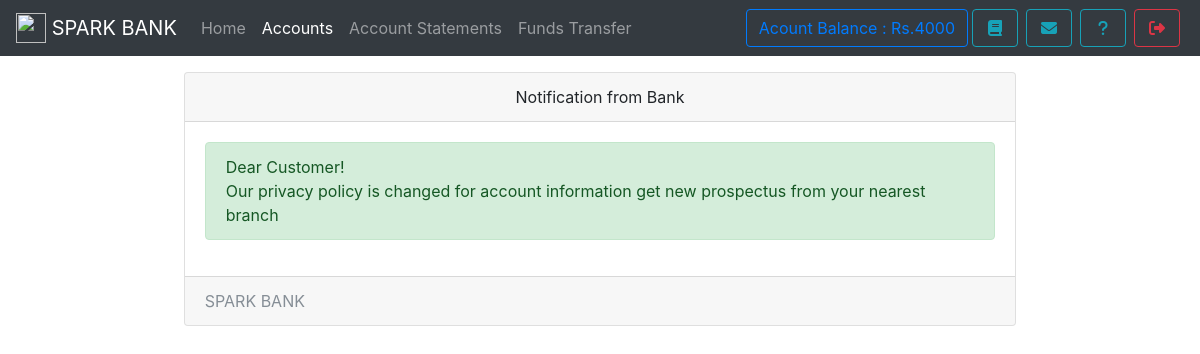
Screenshot of /notice.php (signed in) with the database file from the repository.
### tables this page shows
CREATE TABLE `useraccounts` (
  `id` int(11) NOT NULL,
  `email` text NOT NULL,
  `password` text NOT NULL,
  `name` varchar(111) NOT NULL,
  `balance` varchar(111) NOT NULL,
  `cnic` varchar(111) NOT NULL,
  `number` varchar(111) NOT NULL,
  `city` varchar(111) NOT NULL,
  `address` varchar(111) NOT NULL,
  `source` varchar(111) NOT NULL,
  `accountNo` varchar(111) NOT NULL,
  `branch` varchar(111) NOT NULL,
  `accountType` varchar(111) NOT NULL,
  `date` timestamp NOT NULL DEFAULT current_timestamp()
);

CREATE TABLE `notice` (
  `id` int(11) NOT NULL,
  `userId` varchar(111) NOT NULL,
  `notice` text NOT NULL,
  `date` timestamp NOT NULL DEFAULT current_timestamp()
);

### db.php (called while the page is built, shortened)
<?php
    $con = new mysqli('localhost','root','','mybank');
    $uid = '';
    if(isset($_SESSION['userId']))
    $uid = $_SESSION['userId'];
    if(!empty($uid)){
      $ar = $con->query("select * from userAccounts,branch where id = '{$uid}' AND userAccounts.branch = branch.branchId");
      $userData = $ar->fetch_assoc();
    }
?>

### notice.php (the view, shortened to what this page needs)
<!DOCTYPE html>
<html>
<head>
  <?php require 'assets/autoloader.php'; ?>
  <?php require 'assets/db.php'; ?>
  <?php require 'assets/function.php'; ?>
</head>
<body style="background-size: 100%" class="bg-gradient-seconday">
<nav class="navbar navbar-expand-lg navbar-dark bg-dark fixed-top">
 <a class="navbar-brand" href="#">
    <img src="images/logo.png" style="object-fit:cover;object-position:center center" width="30" height="30" class="d-inline-block align-top" alt="">
   <?php echo bankname; ?>
  </a>
  <div class="collapse navbar-collapse" id="navbarSupportedContent">
    <ul class="navbar-nav mr-auto">
      <li class="nav-item ">
        <a class="nav-link " href="index.php">Home <span class="sr-only">(current)</span></a>
      </li>
      <li class="nav-item active ">  <a class="nav-link" href="accounts.php">Accounts</a></li>
      <li class="nav-item ">  <a class="nav-link" href="statements.php">Account Statements</a></li>
      <li class="nav-item ">  <a class="nav-link" href="transfer.php">Funds Transfer</a></li>
    </ul>
    <?php include 'sideButton.php'; ?>
  </div>
</nav><br><br><br>
<div class="container">
  <div class="card  w-75 mx-auto">
  <div class="card-header text-center">
    Notification from Bank
  </div>
  <div class="card-body">
    <?php
      $array = $con->query("select * from notice where userId = '$_SESSION[userId]' order by date desc");
      if ($array->num_rows > 0)
      {
        while ($row = $array->fetch_assoc())
        {
          echo "<div class='alert alert-success'>$row[notice]</div>";
        }
      }
      else
        echo "<div class='alert alert-info'>Notice box empty</div>";
     ?>
  </div>
  <div class="card-footer text-muted">
   <?php echo bankname ?>
  </div>
</div>
</div>
</body>
</html>

### sideButton.php
<form class="form-inline my-2 my-lg-0">
        <a href="" class="btn btn-outline-primary" data-toggle="tooltip" title="Your current Account Balance">Acount Balance : Rs.<?php echo $userData['balance']; ?></a>
        <a href="accounts.php" data-toggle="tooltip" title="Account Summary" class="btn btn-outline-info mx-1" ><i class="fa fa-book fa-fw"></i></a>
        <a href="notice.php" data-toggle="tooltip" title="View Notice" class="btn btn-outline-info mx-1" ><i class="fa fa-envelope fa-fw"></i></a>
        <a href="feedback.php" data-toggle="tooltip" title="Help?" class="btn btn-outline-info mx-1" ><i class="fa fa-question fa-fw"></i></a>
        <a href="logout.php" data-toggle="tooltip" title="Logout" class="btn btn-outline-danger mx-1" ><i class="fa fa-sign-out fa-fw"></i></a>
</form>

### rows the page displays
useraccounts: balance "4000"
notice: notice "Dear Customer! Our privacy policy is changed for account information get new prospectus from your nearest branch"

### other values shown
bankname "SPARK BANK"
